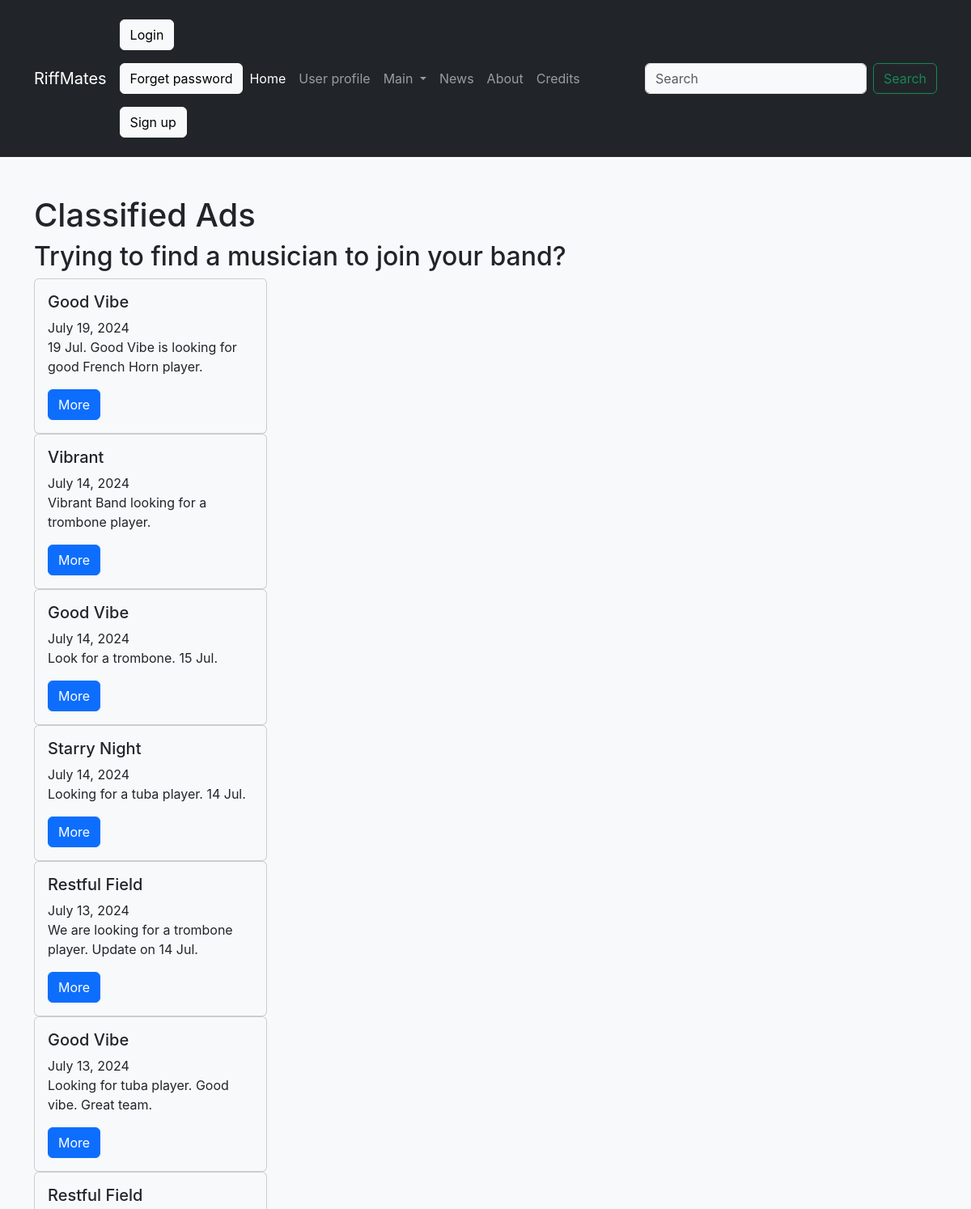
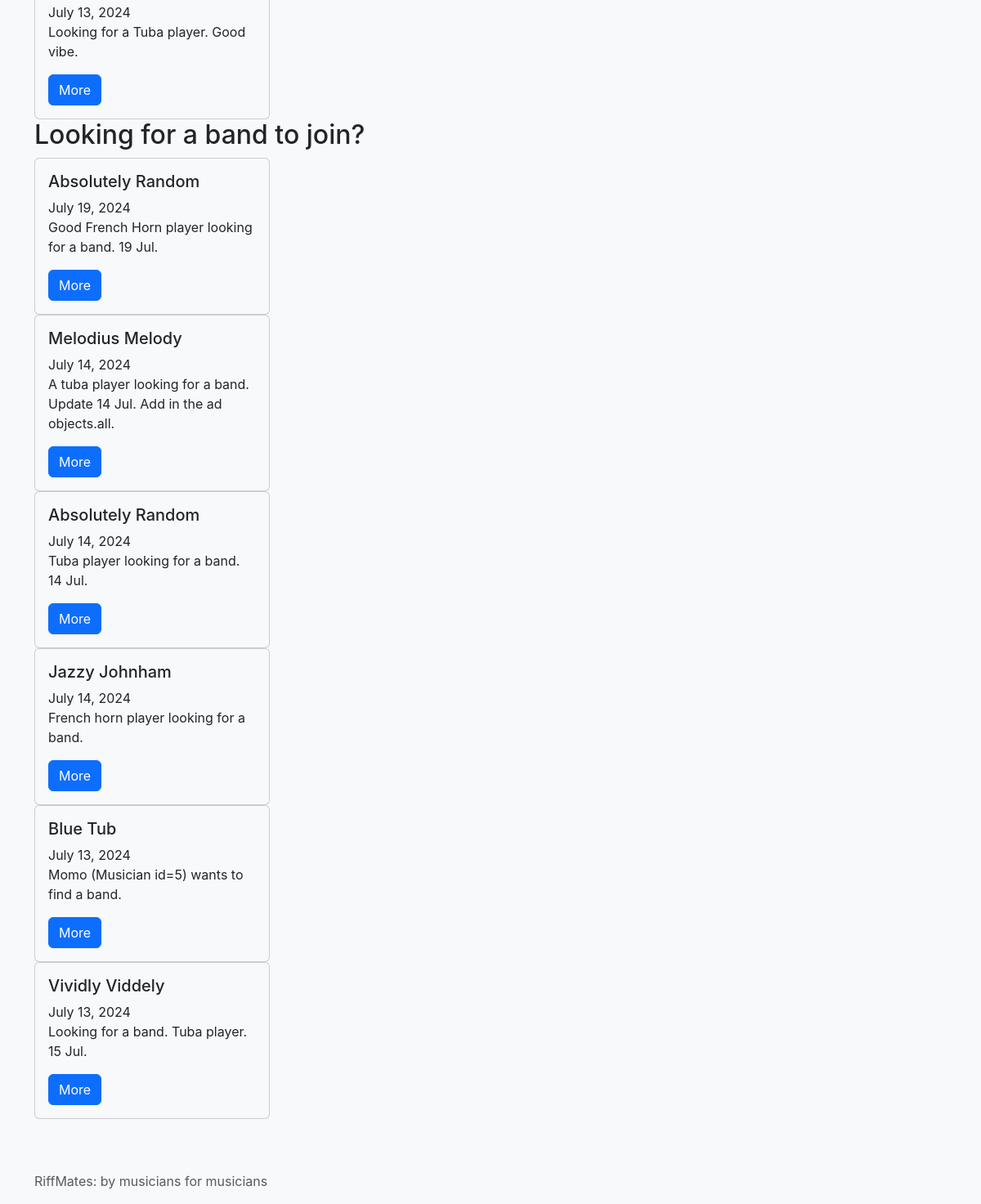
The app's page /content/ads_listing/ with its own data (2 pictures, top to bottom).
### content/models.py (models this page shows, shortened)
class SeekingAd(models.Model):
    id = models.SmallAutoField(primary_key=True)
    create_date = models.DateField(auto_now_add=True)
    owner = models.ForeignKey(User, on_delete=models.CASCADE)
    seeking_choices = {
        "M": "MUSICIAN",
        "B": "BAND"
    }
    seeking = models.CharField(
        max_length=1,
        choices = seeking_choices,
    )
    musician = models.ForeignKey(
        to=Musician,
        on_delete=models.SET_NULL,
        blank=True,
        null=True
    )
    band = models.ForeignKey(
        to=BandGroup,
        on_delete=models.SET_NULL,
        blank=True,
        null=True,
    )
    ads = models.TextField(
        max_length=300,
    )
    class Meta:
        ordering = ["-create_date"]

### bands/models.py (models this page shows, shortened)
class BandGroup(models.Model):
    id = models.SmallAutoField(primary_key=True)
    name = models.CharField(max_length=20, default="Band Group", verbose_name="Band group")
    members = models.ManyToManyField(to="bands.Musician", verbose_name="Members", blank=True)
    class Meta:
        ordering = ["name"]

class Musician(models.Model):
    id = models.SmallAutoField(
        primary_key=True,
    )
    first_name = models.CharField(
        verbose_name="First name",
        max_length=50,
        error_messages="Enter your first name",
    )
    last_name = models.CharField(
        verbose_name="Last name",
        max_length=50,
        error_messages="Enter your last name",
    )
    birth = models.DateField(
        verbose_name = "Date of birth",
        blank=True,
        error_messages="Enter your date of birth",
    )
    STYLE_MUSIC = {
        "ROCK": "Rock and roll",
        "RELA": "Relaxing",
        "LIVE": "Lively",
    }
    style = models.CharField(
        verbose_name="Style of music",
        max_length=4,
        choices=STYLE_MUSIC,
        default="RELA",
        error_messages="Choose your style of music",
    )
    description = models.TextField(
        verbose_name="Description",
        max_length=300,
        blank=True,
        error_messages="Enter a description"
    )
    picture = models.ImageField(
        verbose_name="Your profile picture",
        max_length=500000, # 500KB,
        blank=True, null=True,
        help_text="Photo in JPG and PNG format only. Not more than 500KB.",
        error_messages="Upload a picture",
    )
    class Meta:
        ordering = ["first_name"]

### content/views.py (the view)
def ads_listing(request):
    data = {
        'seeking_musician': SeekingAd.objects.filter(
            seeking=MusicianBandChoice.MUSICIAN
        ),
        'seeking_band': SeekingAd.objects.filter(
            seeking=MusicianBandChoice.BAND
        ),
    }
    return render(request=request,
           template_name="ads_listing.html",
           context=data)

### content/templates/ads_listing.html (shortened to what this page needs)
{% extends "base.html" %}
{% block content %}
    <h1>Classified Ads</h1>
    <h2>Trying to find a musician to join your band?</h2>
    {% for m in seeking_musician %}
    <div class="card" style="width: 18rem;">
        <div class="card-body">
            <h5 class="card-title">
                {{ m.band.name }}
            </h5>
            <p class="card-text">
                {{ m.create_date }}
                <br>
                {{ m.ads }}
            </p>
            <a href="#" class="btn btn-primary">More</a>
        </div>
    </div>
    {% endfor %}
    <h2>Looking for a band to join?</h2>
    {% for b in seeking_band %}
    <div class="card" style="width: 18rem;">
        <div class="card-body">
            <h5 class="card-title">
                {{ b.musician.first_name }} {{ b.musician.last_name }}
            </h5>
            <p class="card-text">
                {{ b.create_date }}
                <br>
                {{ b.ads }}
            </p>
            <a href="#" class="btn btn-primary">More</a>
        </div>
    </div>
    {% endfor %}
{% endblock content %}

### static/styles.css (style rules this page uses)
:root { --bs-body-bg: var(--bs-gray-100); }

### hello/static/main.css (style rules this page uses)
body { margin: 0; font-family: -apple-system, BlinkMacSystemFont, "Segoe UI", "Roboto", "Oxygen", "Ubuntu", "Cantarell", "Fira Sans", "Droid Sans", "Helvetica Neue", sans-serif; -webkit-font-smoothing: antialiased; -moz-osx-font-smoothing: grayscale; }

### records on screen
SeekingAd: band.name "Good Vibe", create_date "July 19, 2024", ads "19 Jul. Good Vibe is looking for good French Horn player."
SeekingAd: band.name "Vibrant", create_date "July 14, 2024", ads "Vibrant Band looking for a trombone player."
SeekingAd: band.name "Good Vibe", create_date "July 14, 2024", ads "Look for a trombone. 15 Jul."
SeekingAd: band.name "Starry Night", create_date "July 14, 2024", ads "Looking for a tuba player. 14 Jul."
SeekingAd: band.name "Restful Field", create_date "July 13, 2024", ads "We are looking for a trombone player. Update on 14 Jul."
SeekingAd: band.name "Good Vibe", create_date "July 13, 2024", ads "Looking for tuba player. Good vibe. Great team."
SeekingAd: band.name "Restful Field", create_date "July 13, 2024", ads "Looking for a Tuba player. Good vibe."
SeekingAd: musician.first_name "Absolutely", musician.last_name "Random", create_date "July 19, 2024", ads "Good French Horn player looking for a band. 19 Jul."
SeekingAd: musician.first_name "Melodius", musician.last_name "Melody", create_date "July 14, 2024", ads "A tuba player looking for a band. Update 14 Jul. Add in the ad objects.all."
SeekingAd: musician.first_name "Absolutely", musician.last_name "Random", create_date "July 14, 2024", ads "Tuba player looking for a band. 14 Jul."
SeekingAd: musician.first_name "Jazzy", musician.last_name "Johnham", create_date "July 14, 2024", ads "French horn player looking for a band."
SeekingAd: musician.first_name "Blue", musician.last_name "Tub", create_date "July 13, 2024", ads "Momo (Musician id=5) wants to find a band."
SeekingAd: musician.first_name "Vividly", musician.last_name "Viddely", create_date "July 13, 2024", ads "Looking for a band. Tuba player. 15 Jul."
